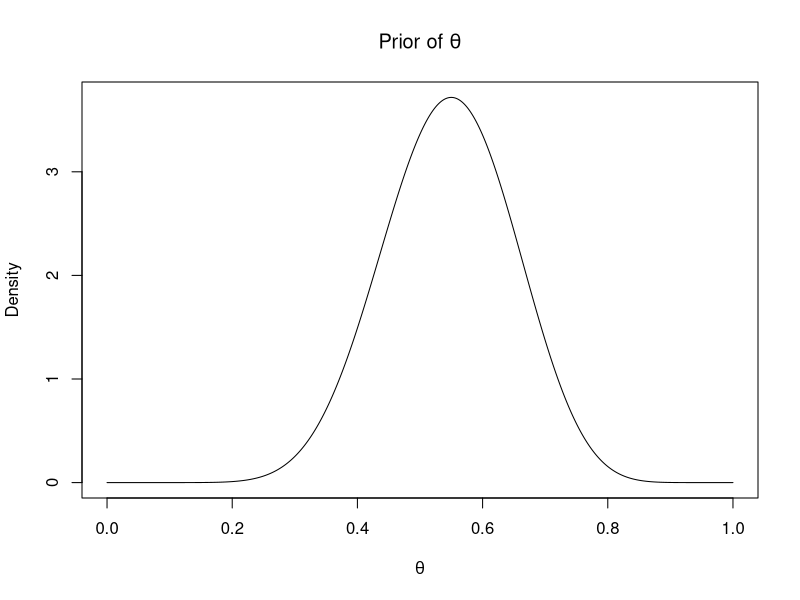
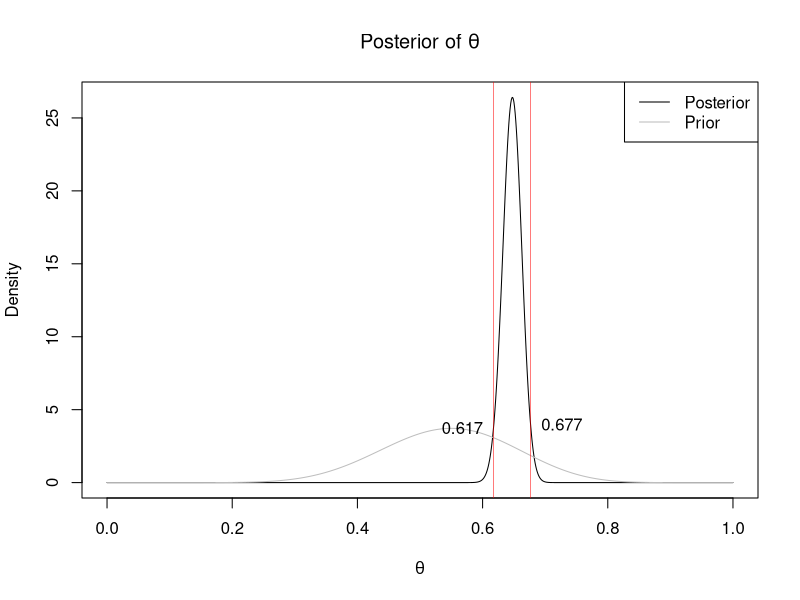

These figures' R source, in order: (Note: this script raises an error after producing the figures.)
## ---- chunk 1
thetas <- seq(0,1,length.out = 1001)
a <- 12
b <- 10
f_theta <- dbeta(thetas,shape1 = a, shape2 = b)
plot(thetas, f_theta, type = 'l', col = 'black', 
     main = expression(paste('Prior of ', theta)), 
     xlab = expression(theta), ylab = 'Density')
## ---- chunk 2
y <- c(34,45,23,40,39,66,74,53,22,28,36,39,45,41,51)
n <- c(60,72,40,62,50,95,110,90,40,40,50,50,65,65,90)
a_star <- a + sum(y)
b_star <- b + sum(n) - sum(y)
print(paste("a* = ", a_star))
print(paste("b* = ", b_star))
## ---- chunk 3
interval <- qbeta(c(0.025,0.975), shape1= a_star, shape2 = b_star)
print(interval)
## ---- chunk 4
f_theta_post <- dbeta(thetas,shape1 = a_star, shape2 = b_star)
plot(thetas, f_theta_post, type = 'l', col = 'black', 
     main = expression(paste('Posterior of ', theta)), 
     xlab = expression(theta), ylab = 'Density')
lines(thetas,f_theta,type = 'l',col='gray')
abline(v=interval, col = 'red', lwd = 0.5)
text(interval[1]-.05, dbeta(interval[1],a_star,b_star), round(interval[1], 3))
text(interval[2]+.05, dbeta(interval[2],a_star,b_star), round(interval[2], 3))
legend("topright", c("Posterior", "Prior"), col = c("black", "gray"), lty = 1)
## ---- chunk 5
knitr::include_graphics("./../pics/hw7-gp-pred.jpg")
## ---- chunk 6
#knitr::include_graphics("path/to/picture.jpeg")
## ---- chunk 7
bb_predictive <- function(ynew, nnew, a, b) {
  l.f.y <- lgamma(a+b) - lgamma(a) - lgamma(b) + lchoose(nnew,ynew) + 
    lgamma(a+ynew) + lgamma(b+nnew-ynew) - lgamma(a+b+nnew)
  return(exp(l.f.y))
}
## ---- chunk 8
1 - sum(bb_predictive(0:34,60,a_star,b_star))
## ---- chunk 9
females <- c(12,20,13,18,15,32,33,27,11,13,15,20,20,21,23)
males <- c(22,25,10,22,24,34,41,26,11,15,21,19,25,20,28)
## ---- chunk 10
n <- females + males
J <- 10000

af <- 3
bf <- 2
af_star <- af + sum(females)
bf_star <- bf + sum(n) - sum(females)
sim_theta_f <- rbeta(J,shape1 = af_star, shape2 = bf_star)

am <- 3
bm <- 2
am_star <- am + sum(males)
bm_star <- bm + sum(n) - sum(males)
sim_theta_m <- rbeta(J, shape1 = am_star, shape2 = bm_star)

diffs <- sim_theta_f - sim_theta_m
mean(diffs)
## ---- chunk 11
interval <- quantile(diffs,c(0.025, 0.975))
interval
## ---- chunk 12
plot(density(diffs), 
     main = expression(paste('Posterior of ',theta['f'],' - ',theta['m'])),
     xlab = expression(paste(theta['f'],' - ',theta['m'])))
abline(v=c(interval,0), col = c('red','red','blue'), lwd = 0.5, lty = c(1,1,2))
text(interval[1]-.015, 2, round(interval[1], 3))
text(interval[2]+.015, 2, round(interval[2], 3))
